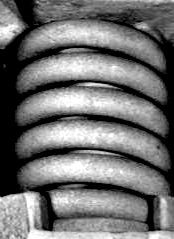
#> input picture HOG_SVM-master/image/YZTH_retinex/2_30.png_6.png, 174 x 239 px, found by its file name; its folder holds only this picture in this run
$ python image_OSTU.py
#> lines starting #> are read from the running program, lines starting #| are printed output that depends on the picture; after the words box and inside, x2 and y2 are one past the last pixel; in counts of white or black regions, pixels touching at a corner belong together
import cv2
import math
import numpy as np
import os
from PIL import Image

def Process(filePath, savePath):
    im = Image.open(filePath)
#> im is the input picture: PIL image 174x239 RGB; min 0, max 255, mean 113.6
    img = np.copy(im)
    out = otsu_thresh(img)
    cv2.imwrite(savePath, out)

def calc_gray_hist(image):
    rows, cols = image.shape[:2]
#> rows = 239; cols = 174
    gray_hist = np.zeros([256], np.uint64)
    for i in range(rows):
        for j in range(cols):
            gray_hist[image[i][j]] += 1
    return gray_hist

def otsu_thresh(image):
    rows, cols = image.shape[:2]
    # 计算灰度直方图
    gray_hist = calc_gray_hist(image)
#> gray_hist = 256 values, max 7339 at index 0, min 33 at index 4, mean 162.4
    # 归一化灰度直方图
    norm_hist = gray_hist / float(rows*cols)
#> norm_hist = 256 values, max 0.176 at index 0, min 0.000794 at index 4, mean 0.00391
    # 计算零阶累积矩, 一阶累积矩
    zero_cumu_moment = np.zeros([256], np.float32)
    one_cumu_moment = np.zeros([256], np.float32)
    for i in range(256):
        if i == 0:
            zero_cumu_moment[i] = norm_hist[i]
            one_cumu_moment[i] = 0
        else:
            zero_cumu_moment[i] = zero_cumu_moment[i-1] + norm_hist[i]
            one_cumu_moment[i] = one_cumu_moment[i - 1] + i * norm_hist[i]
#> after the loop, one_cumu_moment = 256 values from 0 to 113.6; zero_cumu_moment = 256 values from 0.176 to 1
    # 计算方差，找到最大的方差对应的阈值
    mean = one_cumu_moment[255]
#> mean = 113.6
    thresh = 0
    sigma = 0
    for i in range(256):
        if zero_cumu_moment[i] == 0 or zero_cumu_moment[i] == 1:
            sigma_tmp = 0
        else:
            sigma_tmp = math.pow(mean*zero_cumu_moment[i] - one_cumu_moment[i], 2) / (zero_cumu_moment[i] * (1.0-zero_cumu_moment[i]))
        if sigma < sigma_tmp:
            thresh = i
            sigma = sigma_tmp
#> this loop made 256 passes
#> (sigma_tmp, sigma) on passes 1 to 12: (2763.8, 2763.8), (2781, 2781), (2798.3, 2798.3), (2816.8, 2816.8), (2831.2, 2831.2), (2845.3, 2845.3), (2864.3, 2864.3), (2879.7, 2879.7), (2896.2, 2896.2), (2918.1, 2918.1), (2933.3, 2933.3), (2947.5, 2947.5)
#> sigma_tmp on pass 100: 4142.4
#> after the loop, sigma = 4144.7; thresh = 102
    # 阈值分割
    thresh_img = image.copy()
    thresh_img[thresh_img>thresh] = 255
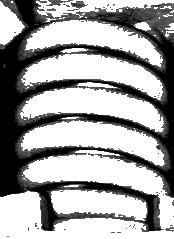
#> thresh_img: shape (239, 174, 3); min 0, max 255, mean 164.5
    thresh_img[thresh_img<=thresh] = 0
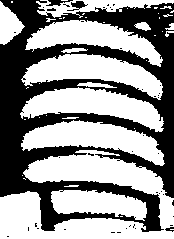
#> thresh_img: shape (239, 174, 3); 58.4% white; 44 black regions (39 under 20 px), largest, box (x1, y1, x2, y2) and area: (0, 0, 174, 232) 16964, (67, 1, 88, 11) 92, (46, 0, 73, 6) 82, (165, 227, 174, 232) 26, (47, 8, 56, 11) 20
    return  thresh_img

def changeImage():
    filePath = r'C:\PLY\Graduation Design\HOG_SVM-master\image\YZTH_retinex'
    destPath = r'C:\PLY\Graduation Design\HOG_SVM-master\image\YZTH_OSTU'
    if not os.path.exists(destPath):
        os.makedirs(destPath)
    for root, dirs, files in os.walk(filePath):
        for file in files:
            if file[-1]=='g':
                Process(os.path.join(filePath, file), os.path.join(destPath, file))
    print('Done')

if __name__ == '__main__':
    changeImage()

$ run again, on HOG_SVM-master/image/YZTH_retinex/3_26.png_5.png
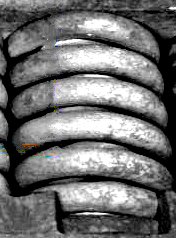
#> input picture HOG_SVM-master/image/YZTH_retinex/3_26.png_5.png, 176 x 238 px, found by its file name
#> in Process, im is the input picture: PIL image 176x238 RGB; mean R, G, B 110.1, 110.1, 110.2
#> in otsu_thresh, `gray_hist = calc_gray_hist(image)`: gray_hist = 256 values, max 6064 at index 0, min 41 at index 254, mean 183.5
#> norm_hist = 256 values, max 0.145 at index 0, min 0.000979 at index 254, mean 0.00438
#> after the loop in otsu_thresh, `for i in range(256):`: one_cumu_moment = 256 values from 0 to 124; zero_cumu_moment = 256 values from 0.145 to 1.12
#> mean = 124
#> the loop in otsu_thresh, `for i in range(256):` made 256 passes
#> (sigma_tmp, sigma) on passes 1 to 8: (2602.7, 2602.7), (2632, 2632), (2663.8, 2663.8), (2685.2, 2685.2), (2712, 2712), (2739.5, 2739.5), (2770.5, 2770.5), (2800.6, 2800.6)
#> after the loop in otsu_thresh, `for i in range(256):`: sigma = 1344019.3; thresh = 213
#> in otsu_thresh, `thresh_img[thresh_img>thresh] = 255`:
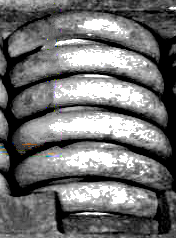
#> thresh_img: shape (238, 176, 3); 6.63% of pixels changed, all inside (x1, y1, x2, y2) = (0, 7, 176, 215)
#> in otsu_thresh, `thresh_img[thresh_img<=thresh] = 0`:
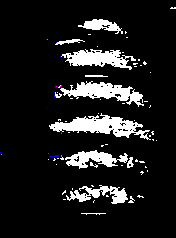
#> thresh_img: shape (238, 176, 3); mean R, G, B 29.7, 29.7, 29.8

$ run again, on HOG_SVM-master/image/YZTH_retinex/3_30.png_4.png
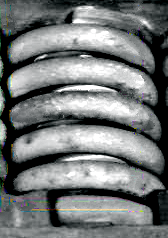
#> input picture HOG_SVM-master/image/YZTH_retinex/3_30.png_4.png, 168 x 238 px, found by its file name
#> in Process, im is the input picture: PIL image 168x238 RGB; mean R, G, B 115.3, 118.7, 118.8
#> in otsu_thresh, `gray_hist = calc_gray_hist(image)`: gray_hist = 256 values, max 6236 at index 0, min 44 at index 254, mean 342.4
#> norm_hist = 256 values, max 0.156 at index 0, min 0.0011 at index 254, mean 0.00856
#> after the loop in otsu_thresh, `for i in range(256):`: one_cumu_moment = 256 values from 0 to 272.1; zero_cumu_moment = 256 values from 0.156 to 2.19
#> mean = 272.1
#> the loop in otsu_thresh, `for i in range(256):` made 256 passes
#> (sigma_tmp, sigma) on passes 1 to 8: (13678.9, 13678.9), (13966.5, 13966.5), (14241.2, 14241.2), (14495.2, 14495.2), (14764.6, 14764.6), (15031.5, 15031.5), (15363.3, 15363.3), (15703.4, 15703.4)
#> after the loop in otsu_thresh, `for i in range(256):`: sigma = 5431207.1; thresh = 119
#> in otsu_thresh, `thresh_img[thresh_img>thresh] = 255`:
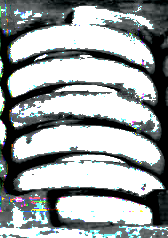
#> thresh_img: shape (238, 168, 3); mean R, G, B 153.8, 159.1, 159.6
#> in otsu_thresh, `thresh_img[thresh_img<=thresh] = 0`:
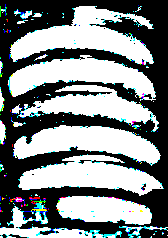
#> thresh_img: shape (238, 168, 3); mean R, G, B 127.8, 133.7, 134.7

$ run again, on HOG_SVM-master/image/YZTH_retinex/3_30.png_6.png
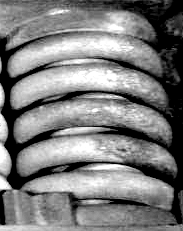
#> input picture HOG_SVM-master/image/YZTH_retinex/3_30.png_6.png, 183 x 231 px, found by its file name
#> in Process, im is the input picture: PIL image 183x231 RGB; min 0, max 255, mean 124
#> in otsu_thresh, `gray_hist = calc_gray_hist(image)`: gray_hist = 256 values, max 6140 at index 0, min 33 at index 1, mean 165.1
#> norm_hist = 256 values, max 0.145 at index 0, min 0.000781 at index 1, mean 0.00391
#> after the loop in otsu_thresh, `for i in range(256):`: one_cumu_moment = 256 values from 0 to 124; zero_cumu_moment = 256 values from 0.145 to 1
#> mean = 124
#> the loop in otsu_thresh, `for i in range(256):` made 256 passes
#> (sigma_tmp, sigma) on passes 1 to 8: (2613.1, 2613.1), (2629.3, 2629.3), (2656.5, 2656.5), (2686.8, 2686.8), (2715.3, 2715.3), (2736.9, 2736.9), (2762, 2762), (2787.7, 2787.7)
#> after the loop in otsu_thresh, `for i in range(256):`: sigma = 4018.7; thresh = 100
#> in otsu_thresh, `thresh_img[thresh_img>thresh] = 255`:
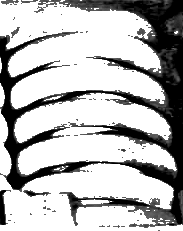
#> thresh_img: shape (231, 183, 3); min 0, max 255, mean 182.7
#> in otsu_thresh, `thresh_img[thresh_img<=thresh] = 0`:
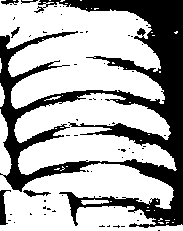
#> thresh_img: shape (231, 183, 3); 67.5% white; 67 black regions (61 under 20 px), largest, box (x1, y1, x2, y2) and area: (0, 0, 183, 228) 13189, (0, 190, 11, 225) 183, (23, 190, 51, 197) 89, (1, 0, 19, 5) 55, (11, 27, 20, 38) 39, (21, 0, 38, 4) 30

$ run again, on HOG_SVM-master/image/YZTH_retinex/3_19.png_6.png
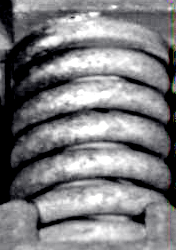
#> input picture HOG_SVM-master/image/YZTH_retinex/3_19.png_6.png, 176 x 250 px, found by its file name
#> in Process, im is the input picture: PIL image 176x250 RGB; mean R, G, B 124.1, 123.9, 126.8
#> in otsu_thresh, `gray_hist = calc_gray_hist(image)`: gray_hist = 256 values, max 5462 at index 0, min 64 at index 254, mean 336.2
#> norm_hist = 256 values, max 0.124 at index 0, min 0.00145 at index 254, mean 0.00764
#> after the loop in otsu_thresh, `for i in range(256):`: one_cumu_moment = 256 values from 0 to 253.6; zero_cumu_moment = 256 values from 0.124 to 1.96
#> mean = 253.6
#> the loop in otsu_thresh, `for i in range(256):` made 256 passes
#> (sigma_tmp, sigma) on passes 1 to 8: (9113, 9113), (9335, 9335), (9534, 9534), (9717.5, 9717.5), (9934.8, 9934.8), (10191.6, 10191.6), (10440.9, 10440.9), (10684.4, 10684.4)
#> after the loop in otsu_thresh, `for i in range(256):`: sigma = 6249302; thresh = 138
#> in otsu_thresh, `thresh_img[thresh_img>thresh] = 255`:
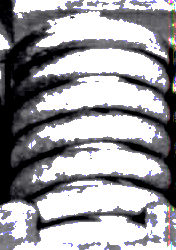
#> thresh_img: shape (250, 176, 3); mean R, G, B 155.9, 155.6, 159.9
#> in otsu_thresh, `thresh_img[thresh_img<=thresh] = 0`:
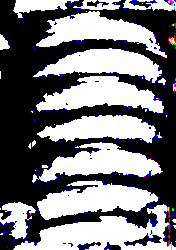
#> thresh_img: shape (250, 176, 3); mean R, G, B 120, 119.5, 124.9
